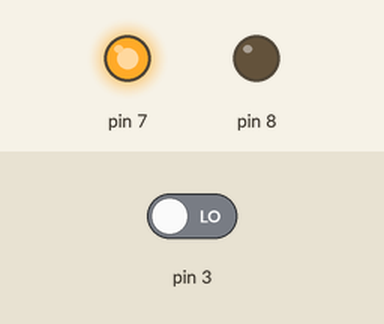
Simulated run of this sketch. Board: Arduino Uno, built with avr-gcc and run on an emulated ATmega328P. Shown: output pins drawn as LEDs (lit = HIGH). The test bench sets the inputs (shaded band); at power-on: pin 3 LOW.

Above: at 1.2 s.
1.3 s: pin 3 driven HIGH
At 3.1 s:
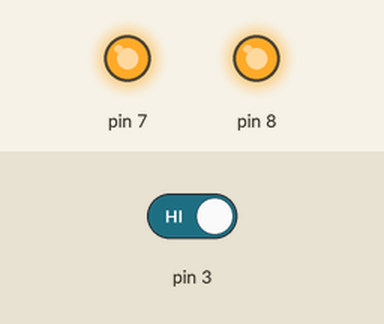
3.8 s: pin 3 driven LOW
At 4.6 s:
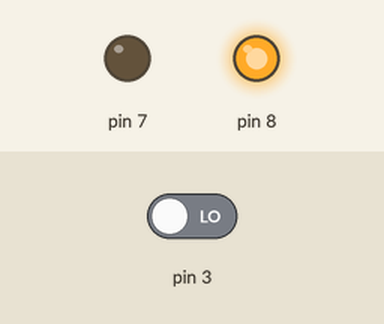
Timing chart, 0 to 6.8 s (numbered marks = the images above; inputs shaded):
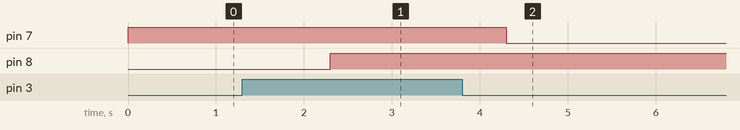

Measured:
- after the input at 1.3 s, pin 8: LOW → HIGH after 1.0 s
- after the input at 3.8 s, pin 7: HIGH → LOW after 0.50 s

The sketch:

TFlipflop.ino
```cpp
int T, Q=0,NQ;
int s, r;
int CK = 1;
void setup()
{
  pinMode(3,INPUT);
  pinMode(8,OUTPUT);
  pinMode(7,OUTPUT);
}
void loop()
{
  T = digitalRead(3);

if (T == HIGH) {
  s = !(CK&&T&&NQ);
  r = !(CK&&T&&Q);
  Q=!(s&&NQ);
  NQ=!(r&&Q);

  digitalWrite(7,Q);
  delay(1000);
  digitalWrite(8,NQ);
  }
  else {
   s = !(CK&&T&&NQ);
  r = !(CK&&T&&Q);
  Q=!(s&&NQ);
  NQ=!(r&&Q);

  digitalWrite(7,Q);
  digitalWrite(8,NQ);
  }
}
```
